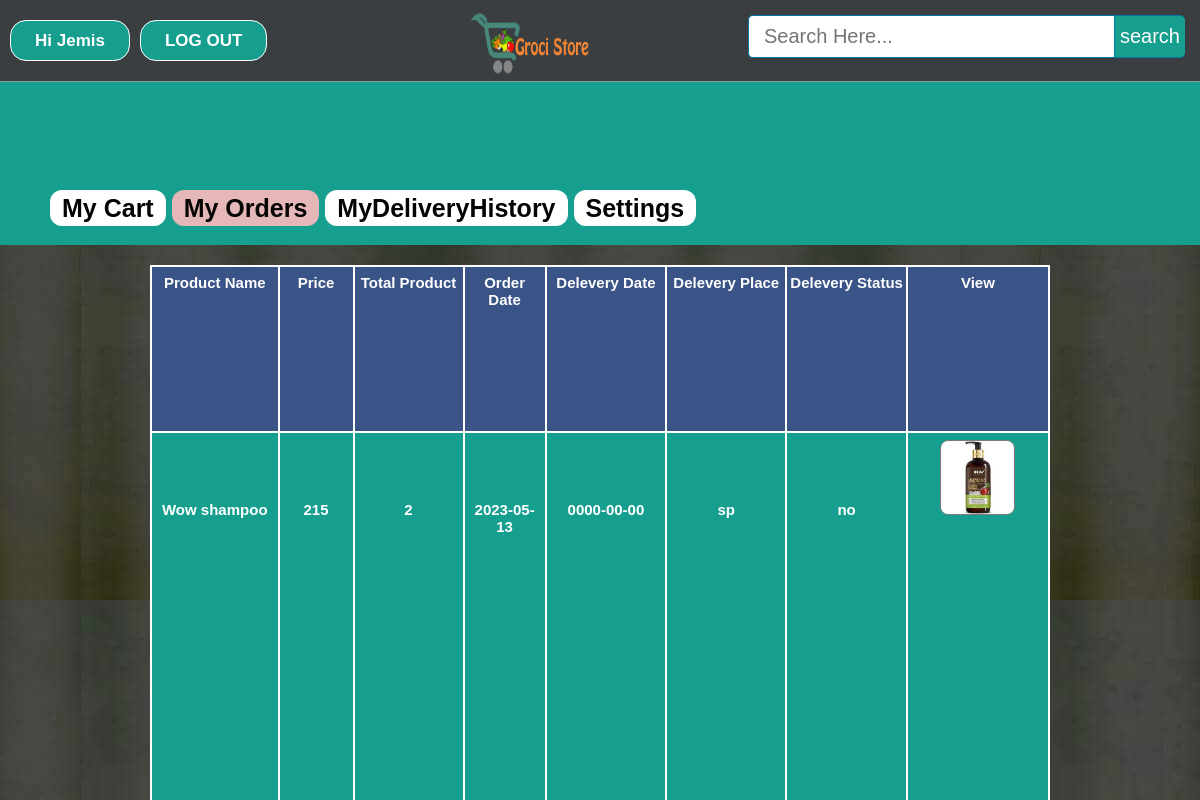
/profile.php?uid=51 (signed in), run on the app's committed database.
### tables this page shows
CREATE TABLE `user` (
  `id` int(11) NOT NULL,
  `firstName` varchar(25) NOT NULL,
  `lastName` varchar(25) NOT NULL,
  `email` varchar(100) NOT NULL,
  `mobile` varchar(20) NOT NULL,
  `address` varchar(120) NOT NULL,
  `password` varchar(100) NOT NULL,
  `confirmCode` varchar(10) NOT NULL,
  `activation` varchar(10) NOT NULL DEFAULT 'no'
);

CREATE TABLE `orders` (
  `id` int(11) NOT NULL,
  `uid` int(11) NOT NULL,
  `pid` int(11) NOT NULL,
  `quantity` int(11) NOT NULL,
  `oplace` text NOT NULL,
  `mobile` varchar(15) NOT NULL,
  `dstatus` varchar(10) NOT NULL DEFAULT 'no',
  `odate` date NOT NULL,
  `ddate` date NOT NULL,
  `delivery` varchar(30) NOT NULL
);

CREATE TABLE `products` (
  `id` int(11) NOT NULL,
  `pName` varchar(100) NOT NULL,
  `price` int(11) NOT NULL,
  `piece` int(11) NOT NULL,
  `description` text NOT NULL,
  `available` int(11) NOT NULL,
  `category` varchar(100) NOT NULL,
  `type` varchar(100) NOT NULL,
  `item` varchar(100) NOT NULL,
  `pCode` varchar(20) NOT NULL,
  `picture` text NOT NULL
);

### profile.php (the view, shortened to what this page needs)
<?php include ( "inc/connect.inc.php" ); ?>
<?php
if (!isset($_SESSION['user_login'])) {
	header("location: login.php");
}
else {
	$user = $_SESSION['user_login'];
	$result = mysqli_query($con, "SELECT * FROM user WHERE id='$user'");
		$get_user_email = mysqli_fetch_assoc($result);
			$uname_db = $get_user_email['firstName'];
}
$search_value = "";
?>
<!DOCTYPE html>
<html>
<head>
	<link rel="stylesheet" type="text/css" href="css/style.css">
</head>
<body style="background-image: url(image/homebackgrndimg1.jpg);">
	<div class="homepageheader">
			<div class="signinButton loginButton">
				<div class="uiloginbutton signinButton loginButton" style="margin-right: 40px;">
					<?php
						if ($user!="") {
							echo '<a style="text-decoration: none; color: #fff;" href="logout.php">LOG OUT</a>';
						}
						else {
							echo '<a style="text-decoration: none; color: #fff;" href="signin.php">SIGN IN</a>';
						}
					 ?>
				</div>
				<div class="uiloginbutton signinButton loginButton" style="">
					<?php
						if ($user!="") {
							echo '<a style="text-decoration: none; color: #fff;" href="profile.php?uid='.$user.'">Hi '.$uname_db.'</a>';
						}
						else {
							echo '<a style="text-decoration: none; color: #fff;" href="login.php">LOG IN</a>';
						}
					 ?>
				</div>
			</div>
			<div style="float: left; margin: 5px 0px 0px 23px;">
				<a href="index.php">
					<img style=" height: 75px; width: 130px;" src="image/logo.png">
				</a>
			</div>
			<div id="srcheader">
				<form id="newsearch" method="get" action="search.php">
				        <?php
				        	echo '<input type="text" class="srctextinput" name="keywords" size="21" maxlength="120"  placeholder="Search Here..." value="'.$search_value.'"><input type="submit" value="search" class="srcbutton" >';
				         ?>
				</form>
			</div>
		</div>
		<div class="categolis">
			<table>
				<tr>
					<th><?php echo '<a href="mycart.php?uid='.$user.'" style="text-decoration: none;color: #040403;padding: 4px 12px;background-color: #fff;border-radius: 12px;">My Cart</a>'; ?></th>
					<th>
						<?php echo '<a href="profile.php?uid='.$user.'" style="text-decoration: none;color: #040403;padding: 4px 12px;background-color: #e6b7b8;border-radius: 12px;">My Orders</a>'; ?>
					</th>
					<th>
						<?php echo '<a href="my_delivery.php?uid='.$user.'" style="text-decoration: none;color: #040403;padding: 4px 12px;background-color: #fff;border-radius: 12px;">MyDeliveryHistory</a>'; ?>
					</th>
					<th><?php echo '<a href="settings.php?uid='.$user.'" style="text-decoration: none;color: #040403;padding: 4px 12px;background-color: #fff;border-radius: 12px;">Settings</a>'; ?></th>
				</tr>
			</table>
		</div>
	<div style="margin-top: 20px;">
		<div style="width: 900px; margin: 0 auto;">
			<ul>
				<li style=" background-color: #fff;">
					<div>
						<div>
							<table class="rightsidemenu">
								<tr style="font-weight: bold;" colspan="10" bgcolor="#3A5487">
									<th>Product Name</th>
									<th>Price</th>
									<th>Total Product</th>
									<th>Order Date</th>
									<th>Delevery Date</th>
									<th>Delevery Place</th>
									<th>Delevery Status</th>
									<th>View</th>
								</tr>
								<tr>
									<?php include ( "inc/connect.inc.php");
									$query = "SELECT * FROM orders WHERE uid='$user' ORDER BY id DESC";
									$run = mysqli_query($con, $query);
									while ($row=mysqli_fetch_assoc($run)) {
										$pid = $row['pid'];
										$quantity = $row['quantity'];
										$oplace = $row['oplace'];
										$odate = $row['odate'];
										$ddate = $row['ddate'];
										$dstatus = $row['dstatus'];
										$query1 = "SELECT * FROM products WHERE id='$pid'";
										$run1 = mysqli_query($con, $query1);
										$row1=mysqli_fetch_assoc($run1);
										$pId = $row1['id'];
										$pName = substr($row1['pName'], 0,50);
										$price = $row1['price'];
										$picture = $row1['picture'];
										$item = $row1['item'];
									 ?>
									<th><?php echo $pName; ?></th>
									<th><?php echo $price; ?></th>
									<th><?php echo $quantity; ?></th>
									<th><?php echo $odate; ?></th>
									<th><?php echo $ddate; ?></th>
									<th><?php echo $oplace; ?></th>
									<th><?php echo $dstatus; ?></th>
									<th><?php echo '<div class="home-prodlist-img"><a href="OurProducts/view_product.php?pid='.$pId.'">
													<img src="image/product/'.$item.'/'.$picture.'" class="home-prodlist-imgi" style="height: 75px; width: 75px;">
													</a>
												</div>' ?></th>
								</tr>
								<?php } ?>
							</table>
						</div>
					</div>
				</li>
			</ul>
		</div>
	</div>
</body>
</html>

### css/style.css (style rules this page uses)
html, body, div, span, applet, object, iframe, h1, h2, h3, h4, h5, h6, p, blockquote, pre, a, abbr, acronym, address, big, cite, code, del, dfn, em, img, ins, kbd, q, s, samp, small, strike, strong, sub, sup, tt, var, b, u, i, center, dl, dt, dd, ol, ul, li, fieldset, form, label, legend, table, caption, tbody, tfoot, thead, tr, th, td, article, aside, canvas, details, embed, figure, figcaption, footer, header, hgroup, menu, nav, output, ruby, section, summary, time, mark, audio, video { margin: 0; padding: 0; border: 0; font: inherit; vertical-align: baseline; box-sizing: border-box; }
body { line-height: normal; }
ol, ul { list-style: none; }
table { border-collapse: collapse; border-spacing: 0; }
* { margin: 0px; padding: 0px; }
body, button, input, label, select, td, textarea { font-family: Arial, Helvetica, tahoma,verdana,arial,sans-serif; font-size: 12px; }
body { width: 100%; position: relative; background-color: #ffffff; min-width: 1080px; }
.homepageheader { display: flex; justify-content: space-between; height: 82px; width: 100%; min-width: 980px; border-bottom: 1px solid #8E9D8E; margin: 0px; background-image: initial; background-position-x: initial; background-position-y: initial; background-size: initial; background-repeat-x: initial; background-repeat-y: initial; background-attachment: initial; background-origin: initial; background-clip: initial; background-color: #3a3e41; }
.loginButton .signinButton { color: #FFFFFF; background: #169E8F; border: 1px solid #FFFFFF; cursor: pointer; display: inline-block; font-weight: bold; line-height: 15px; padding: 12px 24px; border-radius: 16px; text-align: center; text-decoration: none; float: right; margin: 20px 0px 0px 10px; font-size: 17px; }
#newsearch { float:left; padding:15px; }
.srctextinput { margin: 0px; padding: 9px 15px; font-family: Arial, Helvetica, sans-serif; font-size:20px; border:1px solid #0076a3; border-right:0px; border-top-left-radius: 5px 5px; border-bottom-left-radius: 5px 5px; width: 335px; }
.srcbutton { margin: 0; padding: 9px 5px; font-family: Arial, Helvetica, sans-serif; font-size:20px; outline: none; cursor: pointer; text-align: center; text-decoration: none; color: #ffffff; border: solid 1px #0076a3; border-right:0px; background: #169E8F; border-top-right-radius: 5px 5px; border-bottom-right-radius: 5px 5px; }
.home-prodlist-imgi { height: 270px; width: 300px; padding: 0px; border: 1px solid #847b7b; border-radius: 8px; }
.categolis { line-height: 1.3; font-weight: bold; color: #fff; padding: 110px 0px 20px 50px; background-color: #169e8f; text-align: center; font-size: 25px; }
.categolis table tbody tr th { padding: 0px 6px 0px 0px; }
.rightsidemenu { float: right; text-align: center; width: 100%; margin: 0px; background-color: #169e8f; font-size: 15px; color: #fff; font-weight: bold; height: 537px; overflow: auto; }
.rightsidemenu th { margin-top: 5px; border: 2px solid; padding: 7px 2px; width: 10px; }

### data on the page
user: firstName "Jemis"
orders: products.pName "Wow shampoo", products.price "215", quantity "2", odate "2023-05-13", ddate "0000-00-00", oplace "sp", dstatus "no", products.item+picture (picture)
